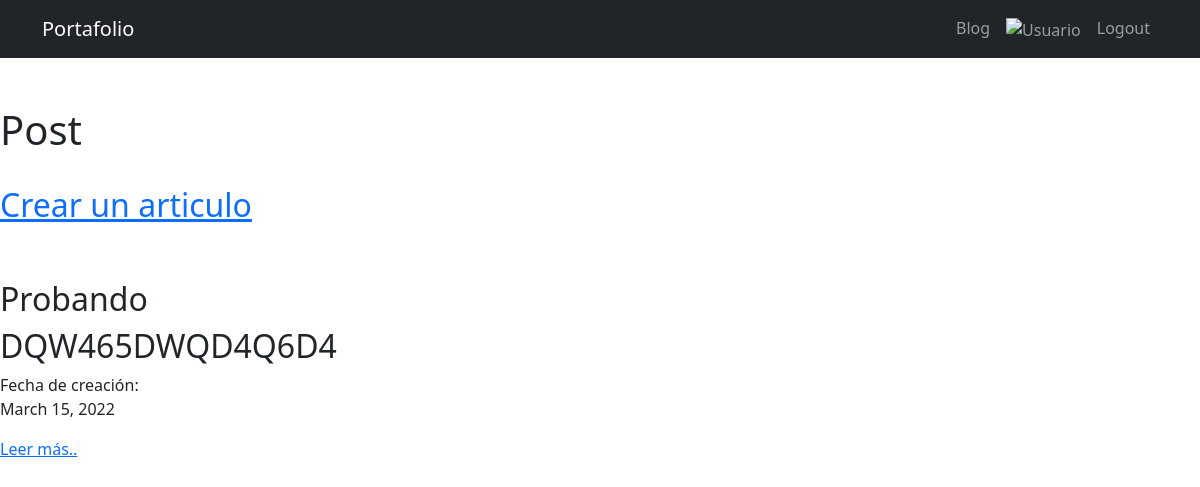
/blog/ (signed in), run on an earlier commit of the app's database.
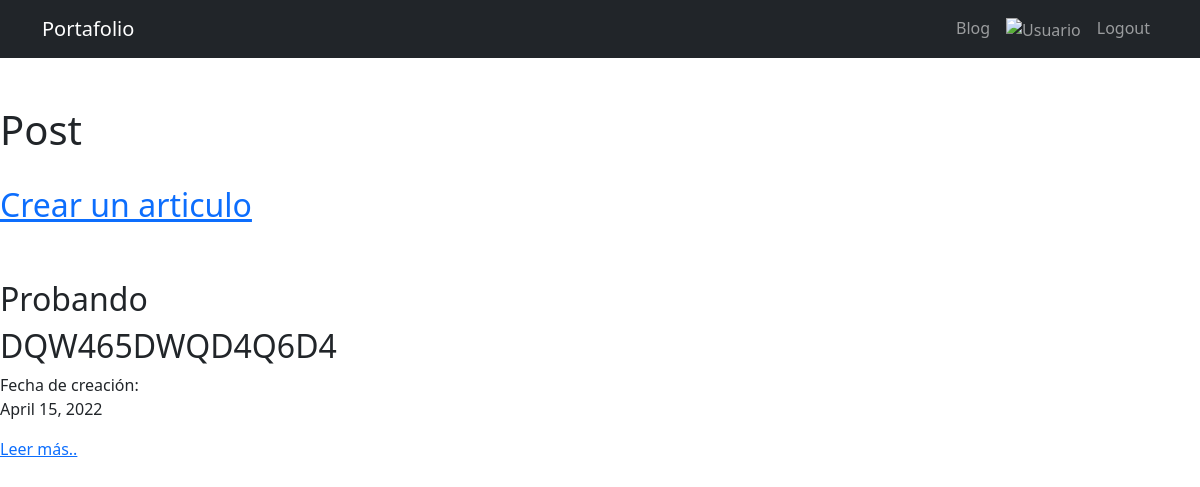
And on a later commit of the database.
### blog/models.py (models this page shows, shortened)
class Post(models.Model):
    title = models.CharField(max_length=100)
    subtitle = models.CharField(max_length=200, null=True)
    description = RichTextField(blank=True,null=True)
    author = models.CharField(max_length=100, default=True)
    date = models.DateField(default=datetime.date.today)
    imagen = models.ImageField(upload_to='blog/images', blank=True,null=True)

### blog/views.py (the view)
# urls.py: path('', views.posts, name='posts'),
def posts(request):
    if request.user.is_authenticated:
        posts = Post.objects.all()
        return render(request, 'posts.html',{'posts': posts})
    else:
        return redirect('login')

### blog/templates/posts.html
{% extends 'layout.html' %}
{% block content %}
    <h1>Post</h1>
<br>
<h2><a href="{% url 'blog:formulario_post'%}">Crear un articulo</a></h2>
<br>
<br>
{% if posts %}
{% for post in posts%}
    <h2>{{post.title}}</h2>
    <h2>{{post.subtitle}}</h2>
    Fecha de creación:<p>{{post.date}}</p>
    <p><a href="{% url 'blog:blog_detalle' post.id%}">Leer más..</a>
{% endfor %}
{% else %}
<h2>No hay articulos por el momento</h2>
{% endif %}
{% endblock %}

What changed in the data, as far as the page shows it:
changed Post "Probando": date "March 15, 2022" → "April 15, 2022"
